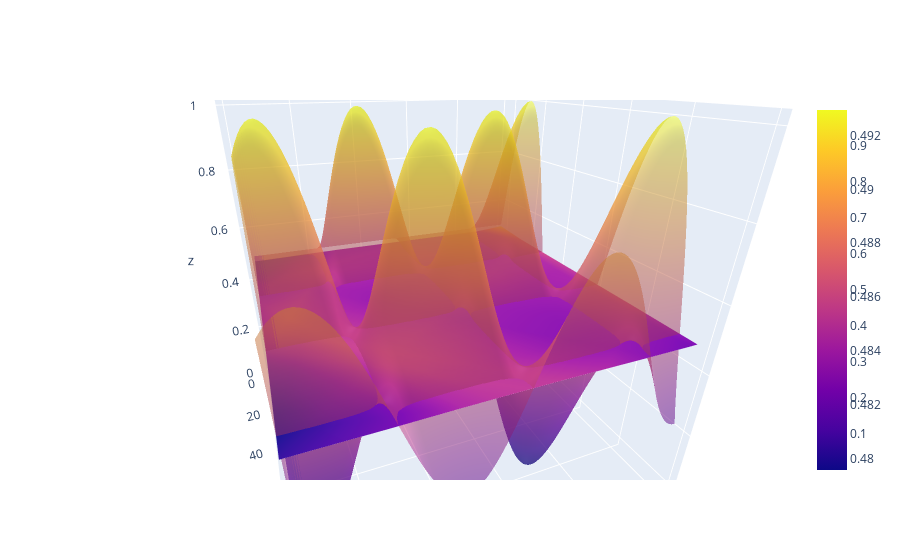

Notebook code for this chart:
### Code cell
SCALE = 50.0
x = np.linspace(0.0, SCALE, num=100)
y = np.linspace(0.0, SCALE, num=100)
z_hat = np.zeros((len(x),len(y)))
z_real = np.zeros((len(x),len(y)))
    
for i_indx, i in enumerate(x):
    for j_indx, j in enumerate(y):
        z_hat[i_indx,j_indx] = alg_module(torch.Tensor([[i/100.0, j/100.0]])).item()
        z_real[i_indx,j_indx] = y_func(i, j)
         

fig = go.Figure(
    data=[
        go.Surface(z=z_hat),
        go.Surface(z=z_real, opacity=0.5)
    ]
)
# showscale=False, colorbar_x=-0.07,
fig

### Figure 1 — Plotly figure (JSON) as saved in the notebook; plotly's stock layout.template omitted (floating-point values rounded to 4 significant figures; data arrays with more than 128 entries replaced by an {"elided": "..."} marker saying what was removed)
{"data": [{"type": "surface", "z": {"elided": "100x100 float values"}}, {"opacity": 0.5, "type": "surface", "z": {"elided": "100x100 float values"}}], "layout": {"autosize": true, "scene": {"aspectmode": "auto", "aspectratio": {"x": 1, "y": 1, "z": 1}, "camera": {"center": {"x": 0, "y": 0, "z": 0}, "eye": {"x": 0.4384, "y": 1.091, "z": 0.5641}, "projection": {"type": "perspective"}, "up": {"x": 0.0005716, "y": -0.00442, "z": 1.0}}}}}
